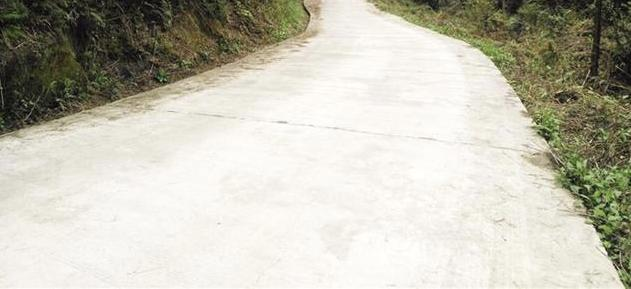
#> input picture Data2/3.JPG, 631 x 289 px, found by its file name
$ python canny.py
#> lines starting #> are read from the running program, lines starting #| are printed output that depends on the picture; after the words box and inside, x2 and y2 are one past the last pixel; in counts of white or black regions, pixels touching at a corner belong together
import cv2
import numpy as np

m1 = np.array([[-1,0,1],[-1,0,1],[-1,0,1]])
m2 = np.array([[-1,-1,-1],[0,0,0],[1,1,1]])
from matplotlib import pyplot as plt
# 第一步：完成高斯平滑滤波
img = cv2.imread("Data/3.JPG",0)
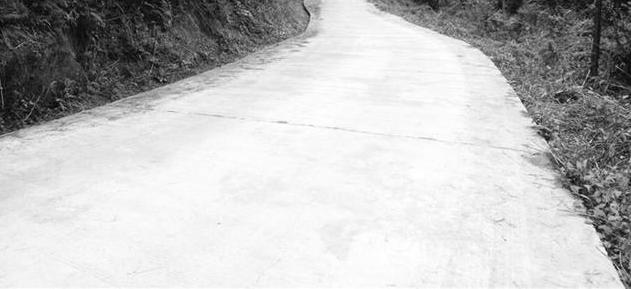
#> img: shape (289, 631); min 0, max 255, mean 190.7
img = cv2.GaussianBlur(img,(3,3),2)
# 第二步：完成一阶有限差分计算，计算每一点的梯度幅值与方向
img1 = np.zeros(img.shape,dtype="uint8") # 与原图大小相同
theta = np.zeros(img.shape,dtype="float")  # 方向矩阵原图像大小
img = cv2.copyMakeBorder(img,1,1,1,1,borderType=cv2.BORDER_REPLICATE)
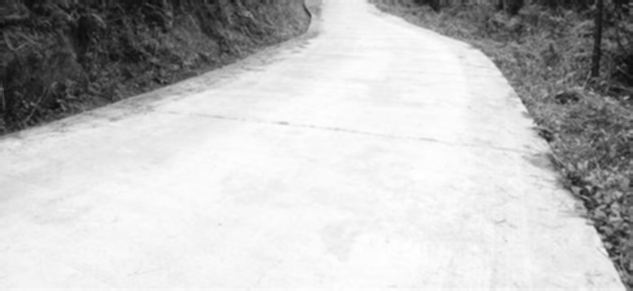
#> img: shape (291, 633); min 11, max 255, mean 190.3
rows,cols = img.shape
#> rows = 291; cols = 633
for i in range(1,rows-1):
    for j in range(1,cols-1):
        # Gy
        Gy = (np.dot(np.array([1, 1, 1]), (m1 * img[i - 1:i + 2, j - 1:j + 2]))).dot(np.array([[1], [1], [1]]))
        # Gx
        Gx = (np.dot(np.array([1, 1, 1]), (m2 * img[i - 1:i + 2, j - 1:j + 2]))).dot(np.array([[1], [1], [1]]))
        if Gx[0] == 0:
            theta[i-1,j-1] = 90
            continue
        else:
            temp = (np.arctan(Gy[0] / Gx[0]) ) * 180 / np.pi
        if Gx[0]*Gy[0] > 0:
            if Gx[0] > 0:
                theta[i-1,j-1] = np.abs(temp)
            else:
                theta[i-1,j-1] = (np.abs(temp) - 180)
        if Gx[0] * Gy[0] < 0:
            if Gx[0] > 0:
                theta[i-1,j-1] = (-1) * np.abs(temp)
            else:
                theta[i-1,j-1] = 180 - np.abs(temp)
        img1[i-1,j-1] = (np.sqrt(Gx**2 + Gy**2))
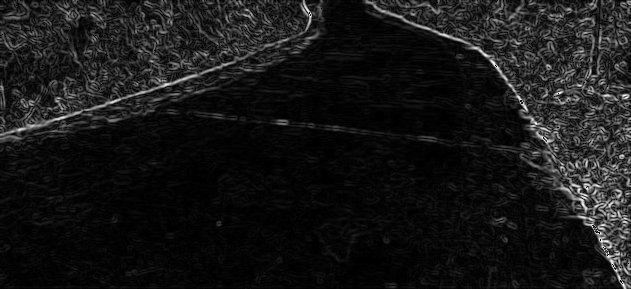
#> img1: shape (289, 631); min 0, max 254, mean 23.2
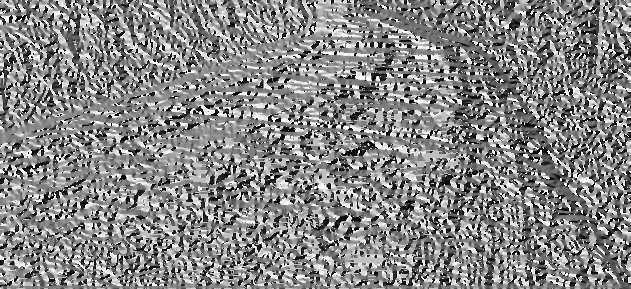
#> theta: shape (289, 631) float64; min -179.6, max 179.7, mean 8.3; drawn with min black and max white
for i in range(1,rows - 2):
    for j in range(1, cols - 2):
        if (    ( (theta[i,j] >= -22.5) and (theta[i,j]< 22.5) ) or
                ( (theta[i,j] <= -157.5) and (theta[i,j] >= -180) ) or
                ( (theta[i,j] >= 157.5) and (theta[i,j] < 180) ) ):
            theta[i,j] = 0.0
        elif (    ( (theta[i,j] >= 22.5) and (theta[i,j]< 67.5) ) or
                ( (theta[i,j] <= -112.5) and (theta[i,j] >= -157.5) ) ):
            theta[i,j] = 45.0
        elif (    ( (theta[i,j] >= 67.5) and (theta[i,j]< 112.5) ) or
                ( (theta[i,j] <= -67.5) and (theta[i,j] >= -112.5) ) ):
            theta[i,j] = 90.0
        elif (    ( (theta[i,j] >= 112.5) and (theta[i,j]< 157.5) ) or
                ( (theta[i,j] <= -22.5) and (theta[i,j] >= -67.5) ) ):
            theta[i,j] = -45.0
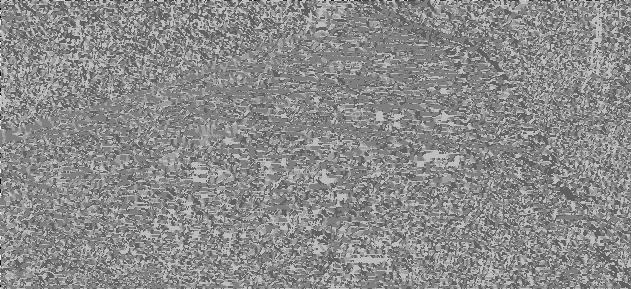
#> theta: shape (289, 631) float64; min -178.8, max 179.3, mean 16.3; drawn with min black and max white

# 第三步：进行 非极大值抑制计算
img2 = np.zeros(img1.shape) # 非极大值抑制图像矩阵

for i in range(1,img2.shape[0]-1):
    for j in range(1,img2.shape[1]-1):
        if (theta[i,j] == 0.0) and (img1[i,j] == np.max([img1[i,j],img1[i+1,j],img1[i-1,j]]) ):
                img2[i,j] = img1[i,j]

        if (theta[i,j] == -45.0) and img1[i,j] == np.max([img1[i,j],img1[i-1,j-1],img1[i+1,j+1]]):
                img2[i,j] = img1[i,j]

        if (theta[i,j] == 90.0) and  img1[i,j] == np.max([img1[i,j],img1[i,j+1],img1[i,j-1]]):
                img2[i,j] = img1[i,j]

        if (theta[i,j] == 45.0) and img1[i,j] == np.max([img1[i,j],img1[i-1,j+1],img1[i+1,j-1]]):
                img2[i,j] = img1[i,j]
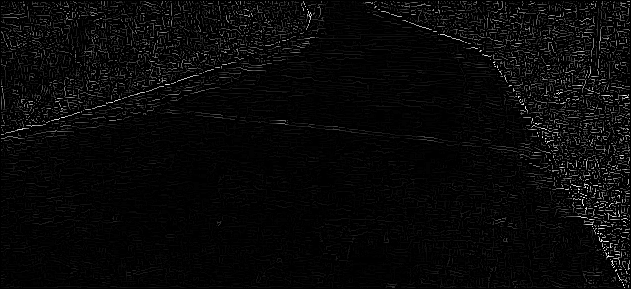
#> img2: shape (289, 631) float64; min 0, max 254, mean 8.5

# 第四步：双阈值检测和边缘连接
img3 = np.zeros(img2.shape) #定义双阈值图像
# TL = 0.4*np.max(img2)
# TH = 0.5*np.max(img2)
TL = 253
TH = 255
#关键在这两个阈值的选择
for i in range(1,img3.shape[0]-1):
    for j in range(1,img3.shape[1]-1):
        if img2[i,j] < TL:
            img3[i,j] = 0
        elif img2[i,j] > TH:
            img3[i,j] = 255
        elif (( img2[i+1,j] < TH) or (img2[i-1,j] < TH )or( img2[i,j+1] < TH )or
                (img2[i,j-1] < TH) or (img2[i-1, j-1] < TH )or ( img2[i-1, j+1] < TH) or
                   ( img2[i+1, j+1] < TH ) or ( img2[i+1, j-1] < TH) ):
            img3[i,j] = 255
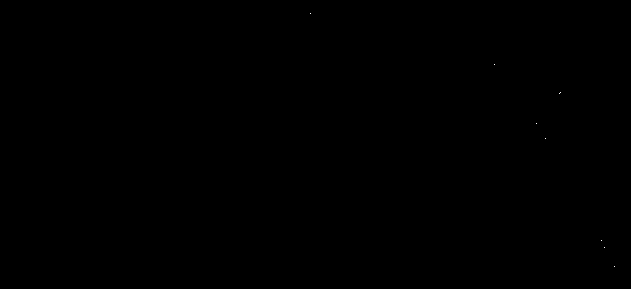
#> img3: shape (289, 631) float64; 0% white in thin lines or dots, all inside (x1, y1, x2, y2) = (310, 13, 615, 267)


cv2.imshow("1",img)  		  # 原始图像
#cv2.imshow("2",img1)       # 梯度幅值图
#cv2.imshow("3",img2)       #非极大值抑制灰度图
cv2.imshow("4",img3)       # 最终效果图
#cv2.imshow("theta",theta) #角度值灰度图
cv2.waitKey(0)
#cv2.imwrite('321.png',img3)#保存图片

$ run again, with Data2/4.JPG copied over Data2/3.JPG
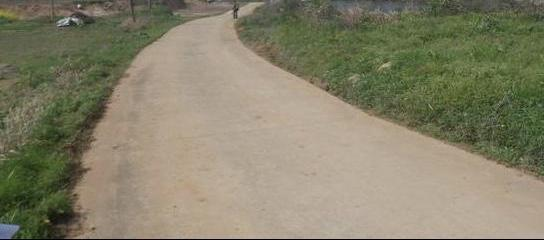
#> input picture Data2/4.JPG, 544 x 240 px, found by its file name
#> after the loop `for i in range(1,rows - 2):`:
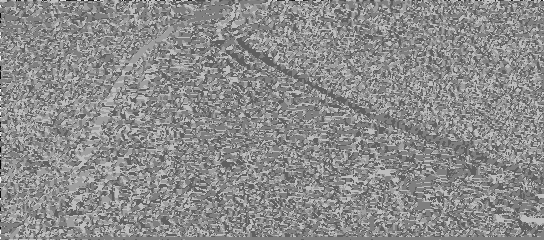
#> theta: shape (240, 544) float64; min -178.4, max 179.5, mean 17.9; drawn with min black and max white
#> after the loop `for i in range(1,img2.shape[0]-1):`:
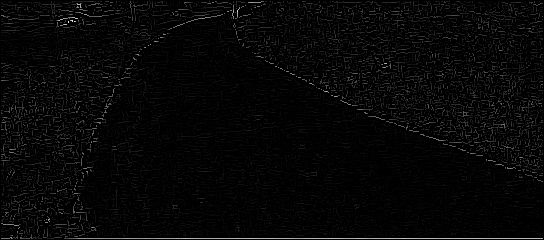
#> img2: shape (240, 544) float64; min 0, max 248, mean 6.8

$ run again, with Data2/6.JPG copied over Data2/3.JPG
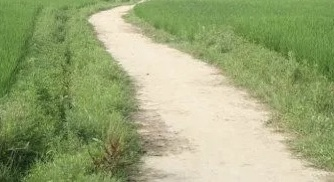
#> input picture Data2/6.JPG, 334 x 182 px, found by its file name
#> after the loop `for i in range(1,rows - 2):`:
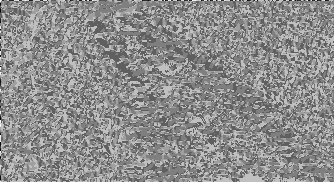
#> theta: shape (182, 334) float64; min -177.6, max 177.4, mean 19.9; drawn with min black and max white
#> after the loop `for i in range(1,img2.shape[0]-1):`:
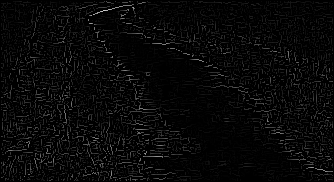
#> img2: shape (182, 334) float64; min 0, max 204, mean 8.2
